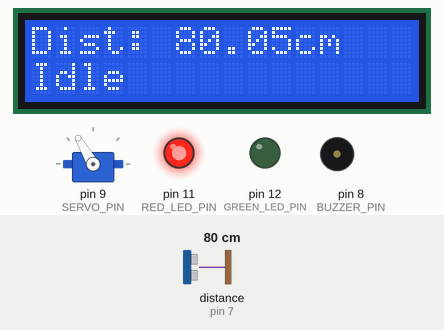
This sketch was run on a simulated Arduino Uno, built with avr-gcc and run on an emulated ATmega328P. Parts: servo, 16×2 character LCD, output pins drawn as LEDs (lit = HIGH), buzzer (waves = sounding). Wiring (inferred from the names in the program): ultrasonic range finder: trigger pin 6; echo pin 7. Inputs (shaded band) come from the test bench; at power-on: distance to the obstacle (sensor on pin 7) 80 cm. The echo pulse lasts 58.3 µs per cm; pins used as bus, display or sensor lines are not drawn; what the sketch prints to the serial monitor is not drawn.

Above: at 2.7 s.
2.8 s: distance to the obstacle (sensor on pin 7) set to 33 cm
At 3.6 s:
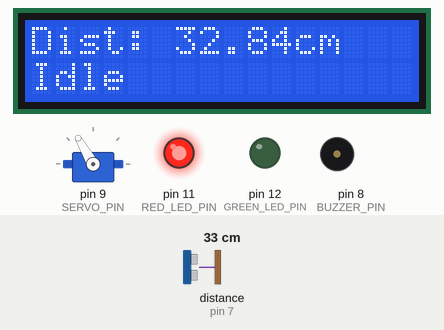
4.3 s: distance to the obstacle (sensor on pin 7) set to 28 cm
At 7.3 s:
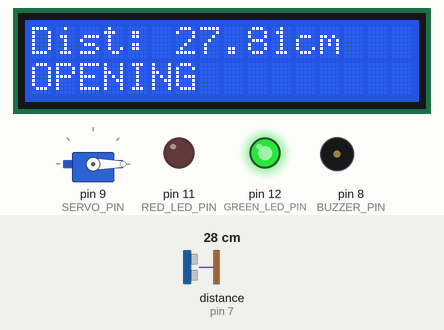
At 15.1 s:
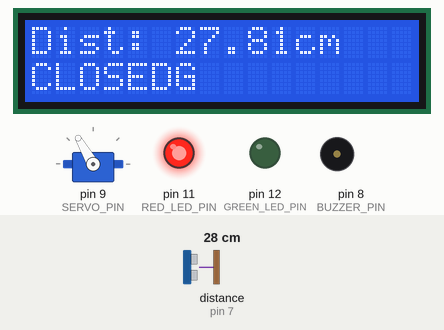
Timing chart, 0 to 15.3 s (numbered marks = the images above; inputs shaded):
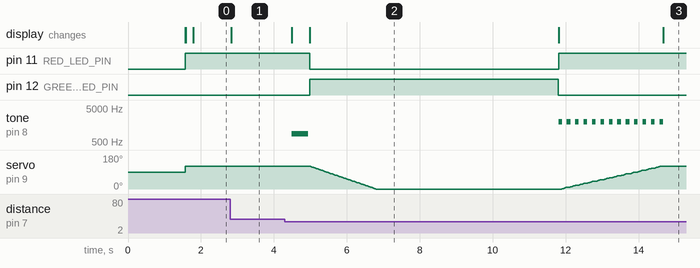

Measured:
- the behaviour switches between 31 and 30 cm on distance to the obstacle (sensor on pin 7) (found by bisection; images 1 and 2)
- after the input at 2.8 s, the display: changes at once (image 1)
- after the input at 4.3 s, pin 11 (RED_LED_PIN): HIGH → LOW after 0.68 s, → HIGH 6.8 s later; pin 12 (GREEN_LED_PIN): LOW → HIGH after 0.68 s, → LOW 6.8 s later

The sketch:

parkinglot.ino
```cpp
#include <Servo.h>
#include <LiquidCrystal.h>

// === Pin setup ===
#define TRIG_PIN       6
#define ECHO_PIN       7
#define SERVO_PIN      9
#define RED_LED_PIN    11
#define GREEN_LED_PIN  12
#define BUZZER_PIN     8

// LCD pins (RS, E, D4, D5, D6, D7)
LiquidCrystal lcd(2, 3, 4, 5, 10, A0);

Servo myservo;
int pos = 0;
float cm = 0;

// --- Ultrasonic function ---
long readUltrasonicDistance(int triggerPin, int echoPin) {
  pinMode(triggerPin, OUTPUT);
  digitalWrite(triggerPin, LOW);
  delayMicroseconds(2);
  digitalWrite(triggerPin, HIGH);
  delayMicroseconds(10);
  digitalWrite(triggerPin, LOW);
  pinMode(echoPin, INPUT);
  return pulseIn(echoPin, HIGH, 30000UL);  // timeout for safety
}

void setup() {
  myservo.attach(SERVO_PIN);
  Serial.begin(9600);

  pinMode(TRIG_PIN, OUTPUT);
  pinMode(ECHO_PIN, INPUT);
  pinMode(GREEN_LED_PIN, OUTPUT);
  pinMode(RED_LED_PIN, OUTPUT);
  pinMode(BUZZER_PIN, OUTPUT);

  // Initialize LCD
  lcd.begin(16, 2);
  lcd.print("Parking Gate");
  lcd.setCursor(0,1);
  delay(1500);
  lcd.clear();

  digitalWrite(RED_LED_PIN, HIGH); // Gate starts closed
  myservo.write(120);              // closed position
}

void loop() {
  cm = 0.01723 * readUltrasonicDistance(TRIG_PIN, ECHO_PIN);

  // --- Display distance on LCD ---
  lcd.setCursor(0,0);
  lcd.print("Dist:");
  lcd.setCursor(6,0);
  lcd.print("     ");      // clear old number
  lcd.setCursor(6,0);
  lcd.print(cm);
  lcd.print("cm");

  if (cm < 30) {
    Serial.print(cm); Serial.println(" cm");

    // Gentle confirmation beep before opening
    tone(BUZZER_PIN, 880, 450);
    delay(480);
    noTone(BUZZER_PIN);

    // LCD feedback
    lcd.setCursor(0,1);
    lcd.print("OPENING");

    // OPENING movement
    for (pos = 120; pos >= 0; pos--) {
      digitalWrite(RED_LED_PIN, LOW);
      digitalWrite(GREEN_LED_PIN, HIGH);
      myservo.write(pos);
      delay(15);
    }

    delay(5000);
    digitalWrite(GREEN_LED_PIN, LOW);

    // CLOSING
    lcd.setCursor(0,1);
    lcd.print("CLOSING");
    for (pos = 0; pos <= 120; pos++) {
      digitalWrite(RED_LED_PIN, HIGH);
      myservo.write(pos);

      // Fast warning beeps
      if (pos % 10 == 0) {
        tone(BUZZER_PIN, 2000, 100);
        delay(80);
      }
      delay(15);
    }
    noTone(BUZZER_PIN);

    lcd.setCursor(0,1);
    lcd.print("CLOSED");
    delay(5000);

  } else {
    // Idle
    myservo.write(120);
    digitalWrite(RED_LED_PIN, HIGH);
    digitalWrite(GREEN_LED_PIN, LOW);
    noTone(BUZZER_PIN);

    lcd.setCursor(0,1);
    lcd.print("Idle            ");
    delay(200);
  }
}
```
